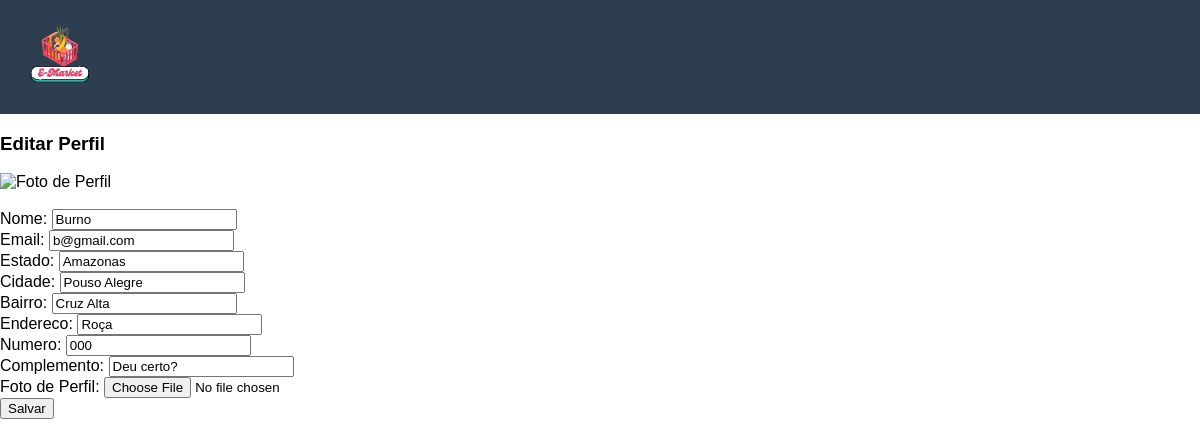
Before: /perfil/edita.php (signed in) with the older database file.
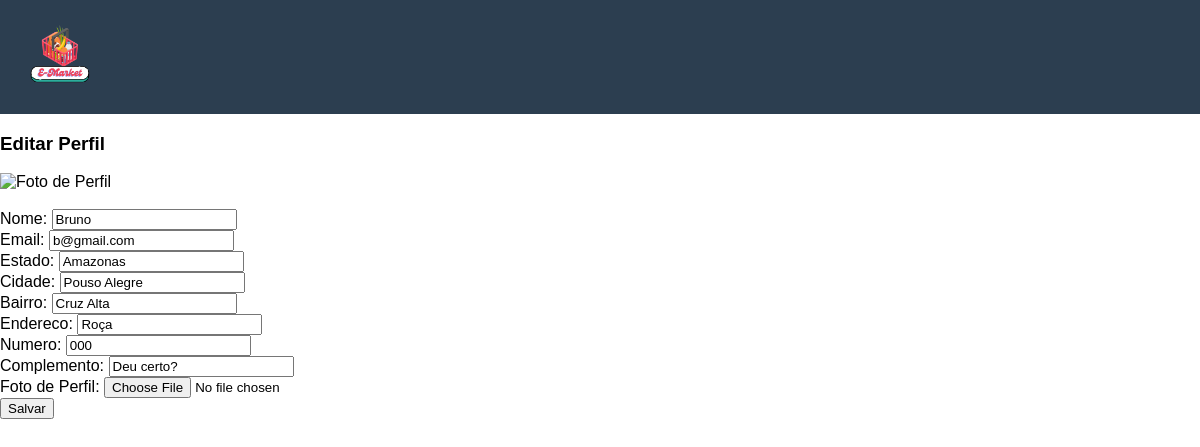
After: the same page with the newer database file.
### tables this page shows
CREATE TABLE `usuario` (
  `cpfUsuario` varchar(14) NOT NULL,
  `nomeUsuario` varchar(100) NOT NULL,
  `emailUsuario` varchar(100) NOT NULL,
  `estadoUsuario` varchar(50) DEFAULT NULL,
  `cidadeUsuario` varchar(100) DEFAULT NULL,
  `bairroUsuario` varchar(100) DEFAULT NULL,
  `enderecoUsuario` varchar(200) DEFAULT NULL,
  `numeroUsuario` varchar(10) DEFAULT NULL,
  `complementoUsuario` varchar(100) DEFAULT NULL,
  `senhaUsuario` varchar(255) NOT NULL,
  `fotoPerfil` varchar(255) DEFAULT NULL
);

### perfil/edita.php (the view, shortened to what this page needs)
<?php
$cpf = $_SESSION['cpf'];
$ds = "mysql:host=localhost;dbname=e_market";
$db = new PDO($ds, 'root', 'vertrigo');
$query = "SELECT * FROM usuario WHERE cpfUsuario = :cpf";
$stm = $db->prepare($query);
$stm->bindParam(':cpf', $cpf);
$stm->execute();
$result = $stm->fetch();
$nome = $result['nomeUsuario'];
$email = $result['emailUsuario'];
$estado = $result['estadoUsuario'];
$cidade = $result['cidadeUsuario'];
$bairro = $result['bairroUsuario'];
$endereco = $result['enderecoUsuario'];
$numero = $result['numeroUsuario'];
$complemento = $result['complementoUsuario'];
$fotoPerfil = $result['fotoPerfil'];
?>
<!DOCTYPE html>
<html lang="pt-br">
<head>
    <link rel="stylesheet" href="perfil.css">
    <link rel="stylesheet" type="text/css" href="style.css" />
</head>
<body>
<header>
    <div class="logo">
        <img src="../imagens/mercado.png" alt="Logo">
    </div>
</header>
<h3>Editar Perfil</h3>
<img src="imagens/<?php echo htmlspecialchars($fotoPerfil); ?>" class="foto_perfil" alt="Foto de Perfil"><br><br>
<form method='POST' action='atualiza.php' enctype="multipart/form-data">
    <label>Nome: </label>
    <input name='nomeUsuario' value='<?php echo htmlspecialchars($nome); ?>'><br>
    <label>Email: </label>
    <input name='emailUsuario' value='<?php echo htmlspecialchars($email); ?>'><br>
    <label>Estado: </label>
    <input name='estadoUsuario' value='<?php echo htmlspecialchars($estado); ?>'><br>
    <label>Cidade: </label>
    <input name='cidadeUsuario' value='<?php echo htmlspecialchars($cidade); ?>'><br>
    <label>Bairro: </label>
    <input name='bairroUsuario' value='<?php echo htmlspecialchars($bairro); ?>'><br>
    <label>Endereco: </label>
    <input name='enderecoUsuario' value='<?php echo htmlspecialchars($endereco); ?>'><br>
    <label>Numero: </label>
    <input name='numeroUsuario' value='<?php echo htmlspecialchars($numero); ?>'><br>
    <label>Complemento: </label>
    <input name='complementoUsuario' value='<?php echo htmlspecialchars($complemento); ?>'><br>
    <label>Foto de Perfil: </label>
    <input type="file" name='fotoPerfil'><br>
    <button type='submit'>Salvar</button>
</form>
</body>
</html>

Changed rows visible on the page:
changed usuario "b@gmail.com": nomeUsuario "Burno" → "Bruno"
